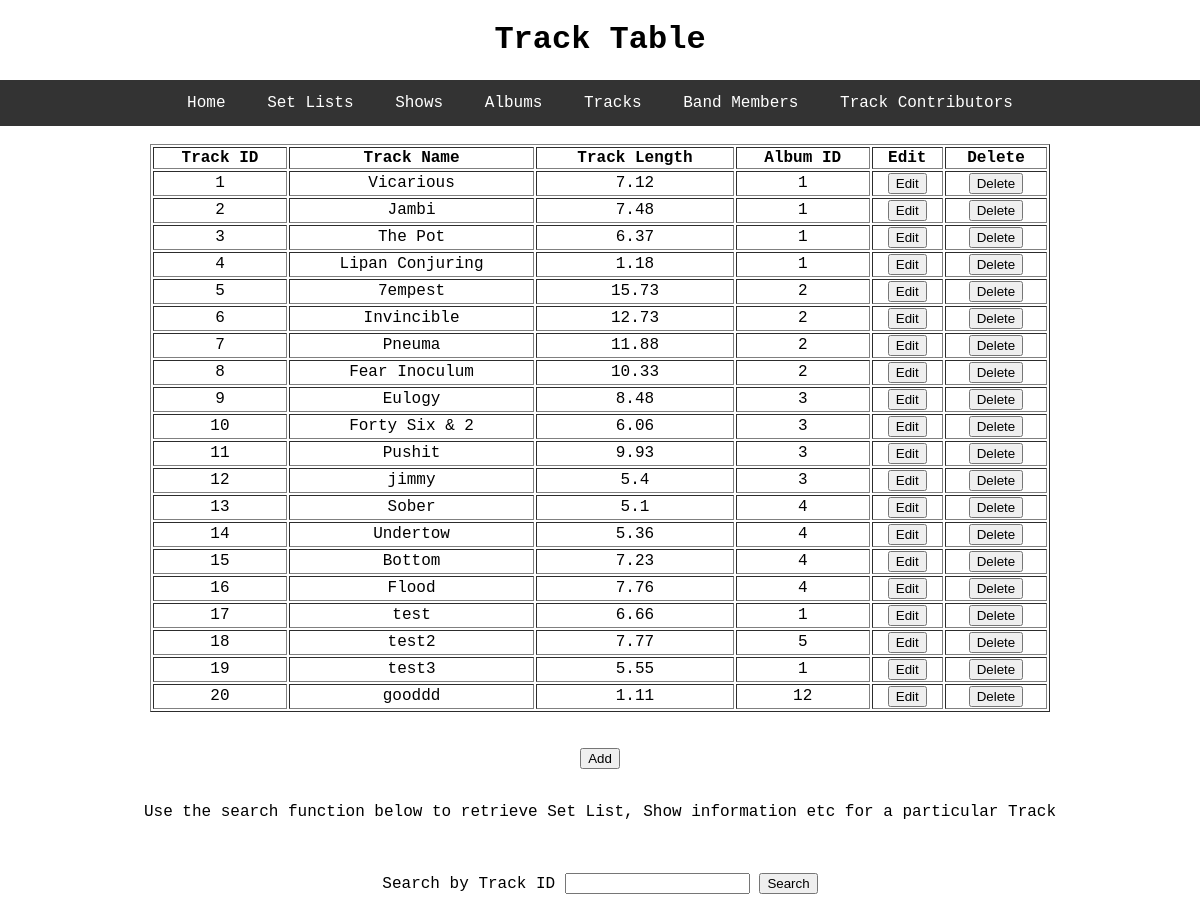
/track, run on an earlier commit of the app's database.
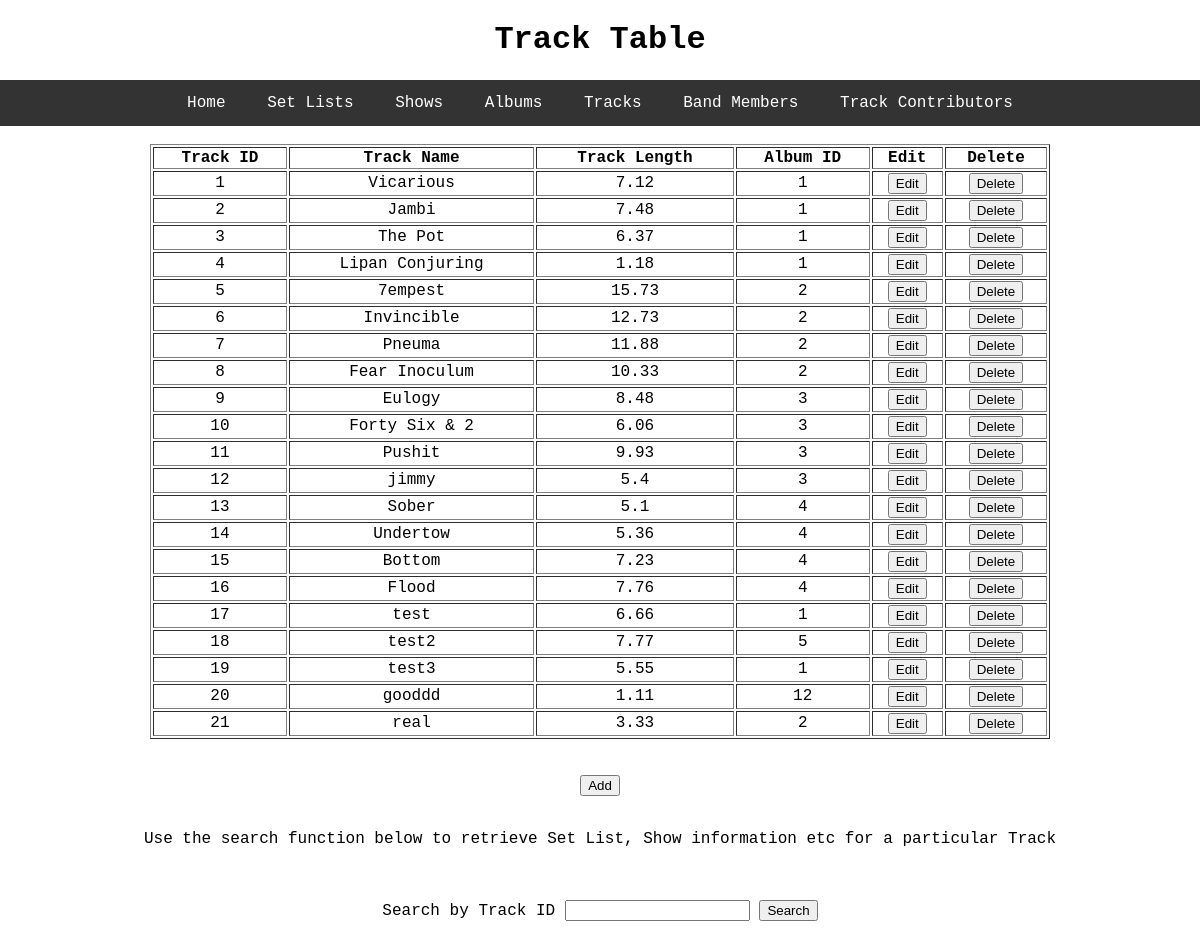
And on a later commit of the database.
### toolDB/models.py (models this page shows, shortened)
class Track(db.Model):
    id = db.Column(db.Integer, primary_key=True)
    track_name = db.Column(db.String, nullable=False)
    track_length = db.Column(db.Float, nullable=False)
    album_id = db.Column(db.Integer, db.ForeignKey('album.id'), nullable=False)
    member_track = db.relationship('Member', secondary='trackBandMember', backref='track', lazy=True)
    set_list_track = db.relationship('SetList', backref='track', lazy=True)

### toolDB/select_db/routes.py (the view)
@select.route('/track')
def track():
    rows = Track.query.all()
    return render_template('track.html', title='Track', header='Track Table', rows=rows)

### toolDB/templates/track.html
{% extends "layout.html" %}
{% block content %}
	<table style="width:75%" table border="1" table align = "center">
	  <thead>
	    <th>Track ID</th>
	    <th>Track Name</th>
	    <th>Track Length</th>
	    <th>Album ID</th>
	    <th>Edit</th>
	    <th>Delete</th>
	  </thead>
	  <tbody>
		{% for r in rows %}
			<tr>
				<td>{{ r.id }}</td>
				<td>{{ r.track_name }}</td>
				<td>{{ r.track_length }}</td>
				<td>{{ r.album_id }}</td>
				<td><input type="button" name = "Edit" value = "Edit" onclick = "window.location='/update_track/{{ r.id }}'"></td>
				<td><input type="button" name = "Delete" value = "Delete" onclick = "window.location='/delete_track/{{ r.id }}'"></td>
			</tr>
		{% endfor %}
	  </tbody>
	</table>
	<br>
	<br>
	<a href="{{ url_for('insert.add_track') }}"><button type="button">Add</button></a>
	<br>
	<br>
		<p>Use the search function below to retrieve Set List, Show information etc for a particular Track </p>
	<br>
	<br>
		<form method="POST" action="/search"> Search by Track ID <input type="text" name="Search" />
		<button type="submit">Search</i></button>
		</form>
	<br>
{% endblock content %}

What changed in the data, as far as the page shows it:
added Track: id "21", track_name "real", track_length "3.33", album_id "2"
